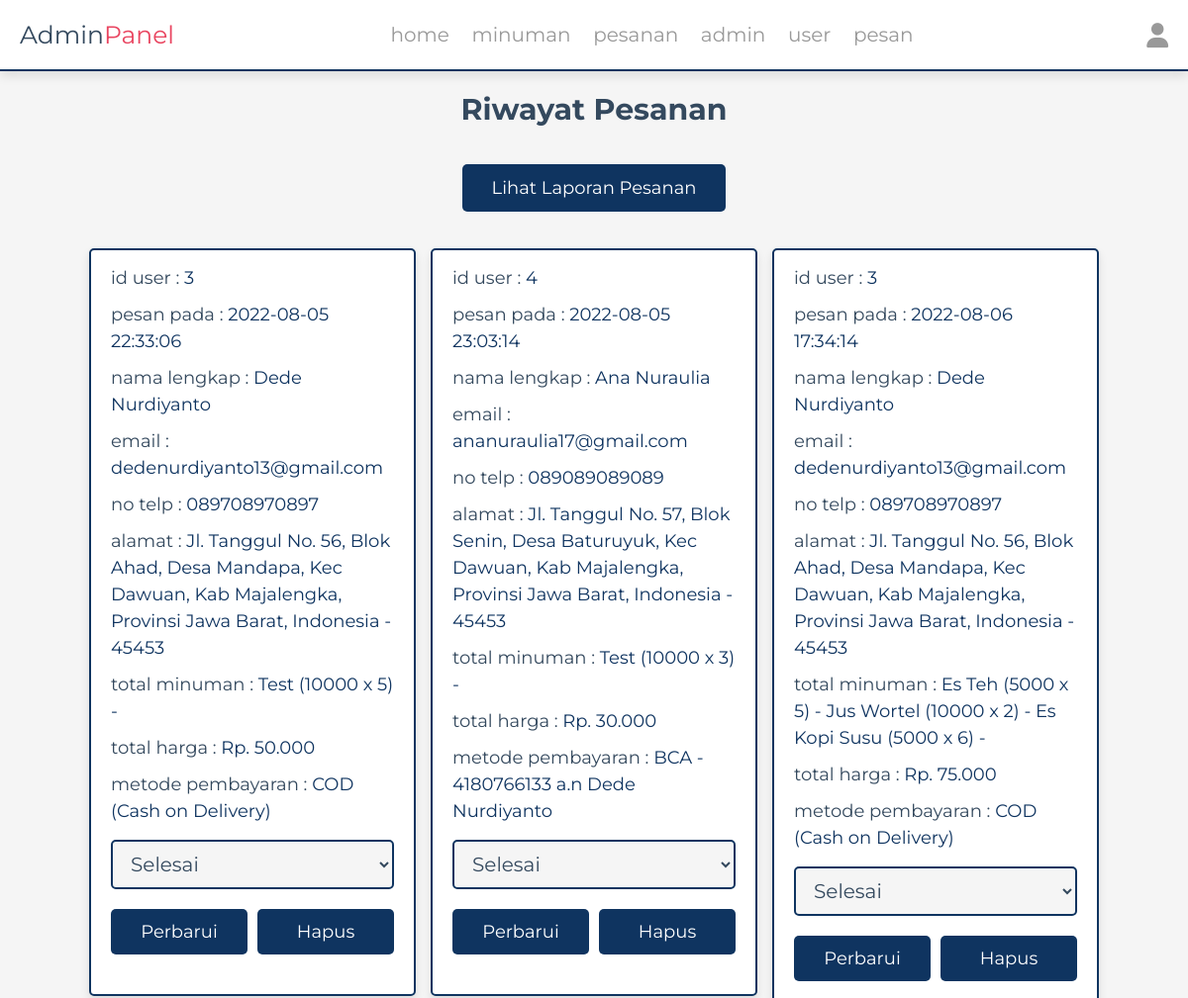
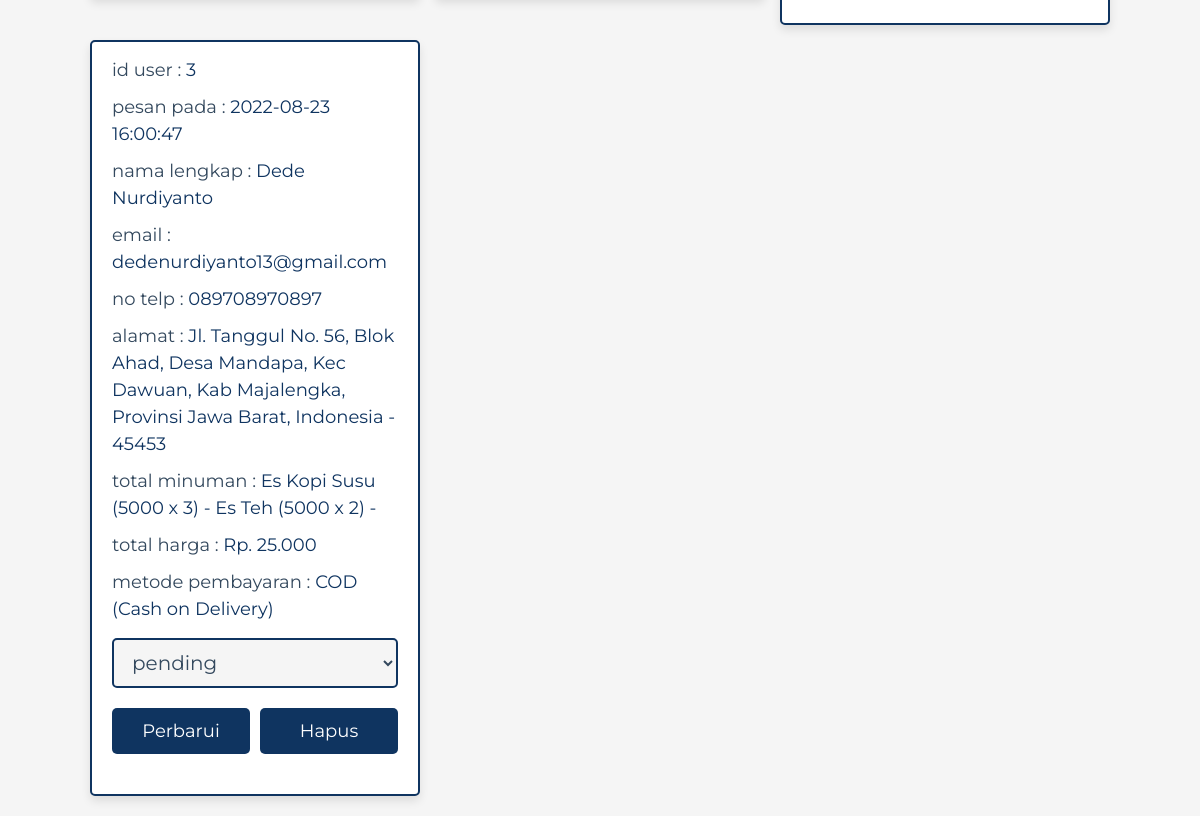
The page /admin/placed_orders.php (signed in) on the database its author committed (2 pictures, top to bottom).
### tables this page shows
CREATE TABLE `orders` (
  `id` int(100) NOT NULL,
  `user_id` int(100) NOT NULL,
  `name` varchar(20) NOT NULL,
  `number` varchar(13) NOT NULL,
  `email` varchar(50) NOT NULL,
  `method` varchar(50) NOT NULL,
  `address` varchar(500) NOT NULL,
  `total_products` varchar(1000) NOT NULL,
  `total_price` int(100) NOT NULL,
  `placed_on` datetime NOT NULL DEFAULT current_timestamp(),
  `payment_status` varchar(20) NOT NULL DEFAULT 'pending'
);

### admin/placed_orders.php (the view, shortened to what this page needs)
<?php
include '../components/connect.php';
?>
<!DOCTYPE html>
<html lang="en">
<head>
   <link rel="stylesheet" href="https://cdnjs.cloudflare.com/ajax/libs/font-awesome/6.1.1/css/all.min.css">
   <link rel="stylesheet" href="../css/admin_style.css">
</head>
<body>
<?php include '../components/admin_header.php' ?>
<section class="placed-orders">
   <h1 class="heading3">riwayat pesanan</h1>
   <div class="container">
      <div class="box">
         <a href="laporan.php" class="order-btn">Lihat laporan Pesanan</a>
      </div>
   </div>
   <div class="box-container">
   <?php
      $select_orders = $conn->prepare("SELECT * FROM `orders`");
      $select_orders->execute();
      if($select_orders->rowCount() > 0){
         while($fetch_orders = $select_orders->fetch(PDO::FETCH_ASSOC)){
   ?>
   <div class="box">
      <p> id user : <span><?= $fetch_orders['user_id']; ?></span> </p>
      <p> pesan pada : <span><?= $fetch_orders['placed_on']; ?></span> </p>
      <p> nama lengkap : <span><?= $fetch_orders['name']; ?></span> </p>
      <p> email : <span><?= $fetch_orders['email']; ?></span> </p>
      <p> no telp : <span><?= $fetch_orders['number']; ?></span> </p>
      <p> alamat : <span><?= $fetch_orders['address']; ?></span> </p>
      <p> total minuman : <span><?= $fetch_orders['total_products']; ?></span> </p>
      <p> total harga : <span>Rp. <?= number_format($fetch_orders['total_price'],0,',','.'); ?></span> </p>
      <p> metode pembayaran : <span><?= $fetch_orders['method']; ?></span> </p>
      <form action="" method="POST">
         <select name="payment_status" class="drop-down">
            <option value="" selected disabled><?= $fetch_orders['payment_status']; ?></option>
         </select>
         <div class="flex-btn">
            <input type="submit" value="perbarui" class="btn" name="update_payment">
            <a href="placed_orders.php?delete=<?= $fetch_orders['id']; ?>" class="delete-btn" onclick="return confirm('hapus pesanan ini?');">hapus</a>
         </div>
      </form>
   </div>
   <?php
      }
   }else{
      echo '<p class="empty">belum ada pesanan!</p>';
   }
   ?>
   </div>
</section>
</body>
</html>

### css/admin_style.css (style rules this page uses)
:root { --primary: #0F3460; --secondary: #E94560; --black: #34495e; --white: #fff; --light-bg: #f5f5f5; --light-color: #999; --border: .2rem solid var(--primary); --box-shadow: 0 .5rem 1rem rgba(0, 0, 0, .1); }
* { font-family: 'Montserrat', sans-serif; margin: 0; padding: 0; box-sizing: border-box; text-decoration: none; outline: none; border: none; }
html { font-size: 62.5%; overflow-x: hidden; }
body { background-color: var(--light-bg); }
section { max-width: 1200px; margin: 0 auto; padding: 2rem; }
.btn, .delete-btn, .option-btn { display: block; margin-top: 1rem; margin-bottom: 2rem; border-radius: .5rem; cursor: pointer; width: 100%; font-size: 1.8rem; color: var(--white); padding: 1.2rem 3rem; text-transform: capitalize; text-align: center; }
.container { text-align: center; position: inline-block; }
.order-btn { display: inline; margin-top: 1rem; margin-bottom: 2rem; border-radius: .5rem; cursor: pointer; width: 15%; font-size: 1.8rem; color: var(--white); padding: 1.3rem 3rem; text-transform: capitalize; text-align: center; background-color: var(--primary); }
input { border-color: #0F3460; }
.btn { background-color: var(--primary); }
.delete-btn { background-color: var(--primary); }
.flex-btn { display: flex; gap: 1rem; }
.heading3 { text-align: center; margin-bottom: 5rem; text-transform: capitalize; color: var(--black); font-size: 3rem; font-weight: bold; }
.placed-orders .box-container { display: grid; grid-template-columns: repeat(auto-fit, 33rem); gap: 1.5rem; justify-content: center; align-items: flex-start; margin-top: 5rem; }
.placed-orders .box-container .box { background-color: var(--white); border-radius: .5rem; box-shadow: var(--box-shadow); border: var(--border); padding: 2rem; padding-top: 1rem; }
.placed-orders .box-container .box p { padding: .5rem 0; line-height: 1.5; font-size: 1.8rem; color: var(--black); }
.placed-orders .box-container .box p span { color: var(--primary); }
.placed-orders .box-container .box .drop-down { width: 100%; margin: 1rem 0; background-color: var(--light-bg); padding: 1rem 1.4rem; font-size: 2rem; color: var(--black); border: var(--border); border-radius: .5rem; }

### rows shown on the page
orders: user "3", placed_on "2022-08-05 22:33:06", name "Dede Nurdiyanto", email "dedenurdiyanto13@gmail.com", number "089708970897", address "Jl. Tanggul No. 56, Blok Ahad, Desa Mandapa, Kec Dawuan, Kab Majalengka, Provinsi Jawa Barat, Indonesia - 45453", total_products "Test (10000 x 5) -", total_price "50.000", method "COD (Cash on Delivery)", payment_status "Selesai"
orders: user "4", placed_on "2022-08-05 23:03:14", name "Ana Nuraulia", email "ananuraulia17@gmail.com", number "089089089089", address "Jl. Tanggul No. 57, Blok Senin, Desa Baturuyuk, Kec Dawuan, Kab Majalengka, Provinsi Jawa Barat, Indonesia - 45453", total_products "Test (10000 x 3) -", total_price "30.000", method "BCA - 4180766133 a.n Dede Nurdiyanto", payment_status "Selesai"
orders: user "3", placed_on "2022-08-06 17:34:14", name "Dede Nurdiyanto", email "dedenurdiyanto13@gmail.com", number "089708970897", address "Jl. Tanggul No. 56, Blok Ahad, Desa Mandapa, Kec Dawuan, Kab Majalengka, Provinsi Jawa Barat, Indonesia - 45453", total_products "Es Teh (5000 x 5) - Jus Wortel (10000 x 2) - Es Kopi Susu (5000 x 6) -", total_price "75.000", method "COD (Cash on Delivery)", payment_status "Selesai"
orders: user "3", placed_on "2022-08-23 16:00:47", name "Dede Nurdiyanto", email "dedenurdiyanto13@gmail.com", number "089708970897", address "Jl. Tanggul No. 56, Blok Ahad, Desa Mandapa, Kec Dawuan, Kab Majalengka, Provinsi Jawa Barat, Indonesia - 45453", total_products "Es Kopi Susu (5000 x 3) - Es Teh (5000 x 2) -", total_price "25.000", method "COD (Cash on Delivery)", payment_status "pending"
